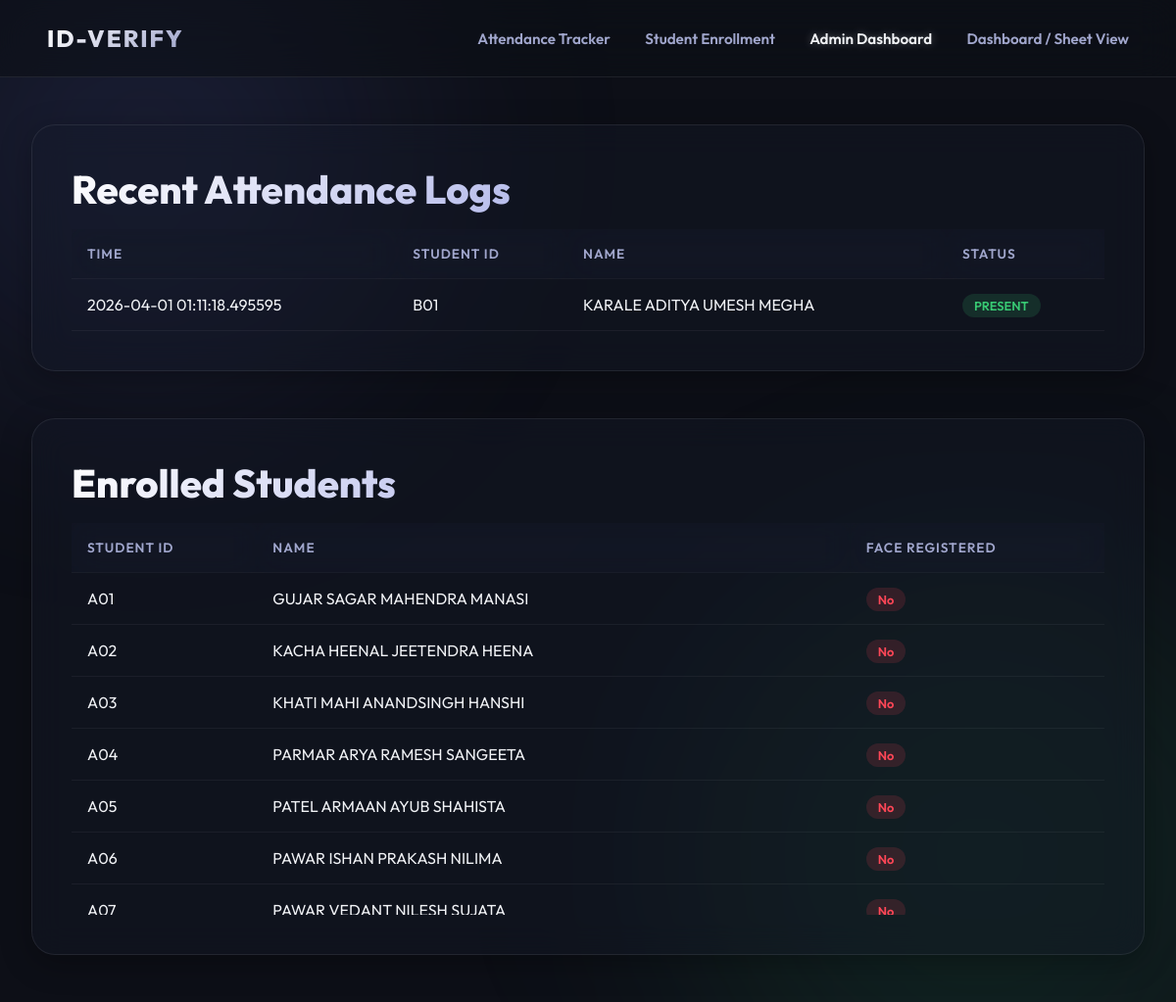
/admin, run on an earlier commit of the app's database.
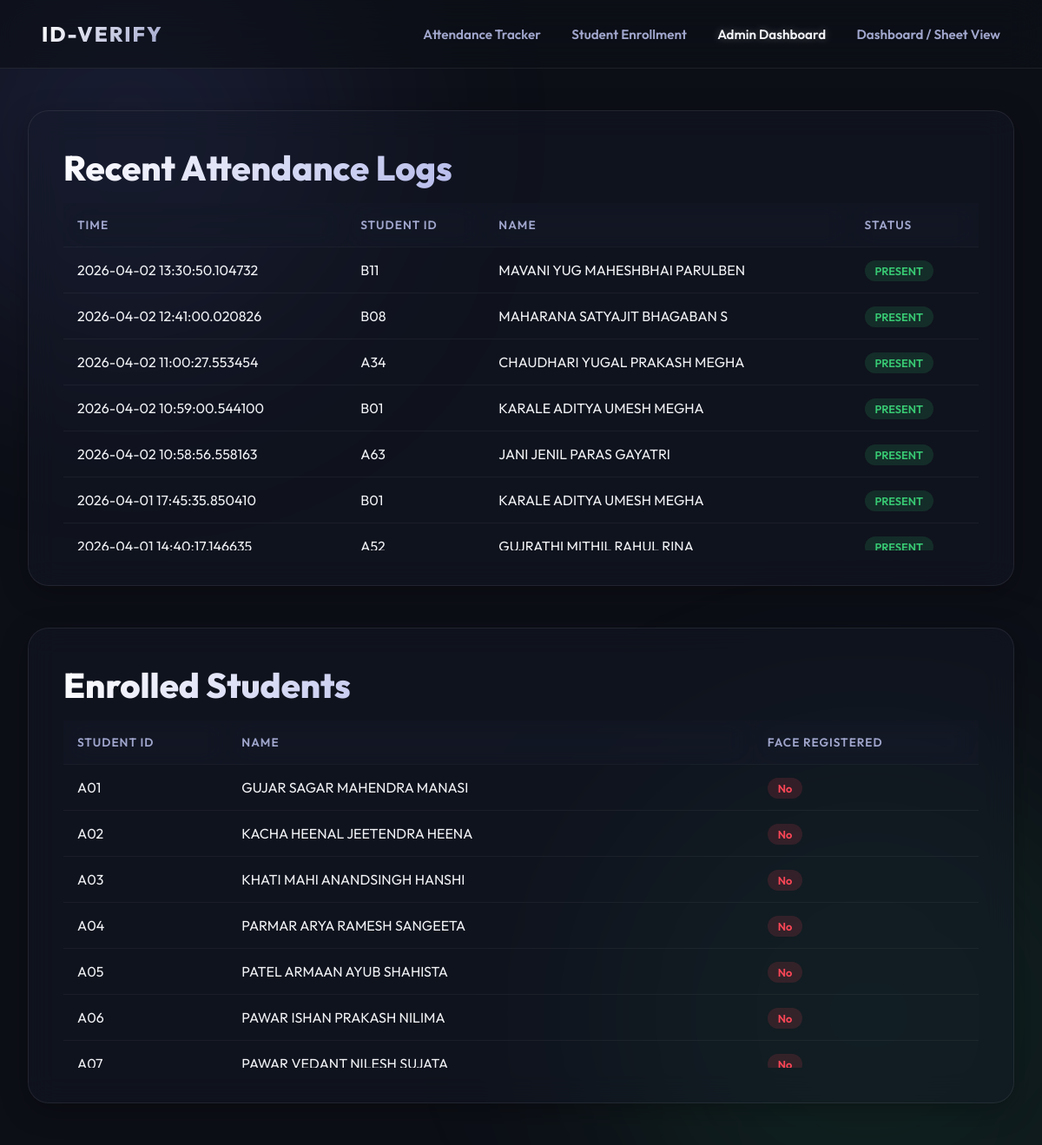
And on a later commit of the database.
### tables this page shows
CREATE TABLE attendance_logs (
        id INTEGER PRIMARY KEY AUTOINCREMENT,
        student_id TEXT NOT NULL,
        timestamp DATETIME DEFAULT CURRENT_TIMESTAMP,
        status TEXT DEFAULT 'PRESENT',
        FOREIGN KEY(student_id) REFERENCES students(student_id)
    );

CREATE TABLE students (
        id INTEGER PRIMARY KEY AUTOINCREMENT,
        student_id TEXT UNIQUE NOT NULL,
        name TEXT NOT NULL,
        encoding BLOB,
        created_at TIMESTAMP DEFAULT CURRENT_TIMESTAMP
    );

### app.py (the view)
@app.route('/admin')
def admin():
    conn = get_db_connection()
    c = conn.cursor()
    c.execute("""
        SELECT student_id, name,
               CASE WHEN encoding IS NOT NULL THEN 1 ELSE 0 END as is_registered
        FROM students
        ORDER BY student_id
    """)
    students = c.fetchall()
    c.execute("""
        SELECT a.timestamp, s.student_id, s.name, a.status
        FROM attendance_logs a
        JOIN students s ON a.student_id = s.student_id
        ORDER BY a.timestamp DESC
        LIMIT 200
    """)
    logs = c.fetchall()
    conn.close()
    return render_template('admin.html', students=students, logs=logs)

### app.py (called while the page is built)
def get_db_connection():
    conn = sqlite3.connect('attendance.db')
    conn.row_factory = sqlite3.Row
    return conn

### templates/admin.html
{% extends "base.html" %}
{% block content %}
<div class="admin-container">
    <div class="glass-panel">
        <h2 class="gradient-text">Recent Attendance Logs</h2>
        <div class="table-container">
            <table>
                <thead>
                    <tr>
                        <th>Time</th>
                        <th>Student ID</th>
                        <th>Name</th>
                        <th>Status</th>
                    </tr>
                </thead>
                <tbody>
                    {% for log in logs %}
                    <tr>
                        <td>{{ log.timestamp }}</td>
                        <td>{{ log.student_id }}</td>
                        <td>{{ log.name }}</td>
                        <td><span class="status-pill pill-success">{{ log.status }}</span></td>
                    </tr>
                    {% else %}
                    <tr>
                        <td colspan="4" style="text-align:center; color: var(--text-secondary);">No attendance logs
                            found.</td>
                    </tr>
                    {% endfor %}
                </tbody>
            </table>
        </div>
    </div>
    <div class="glass-panel">
        <h2 class="gradient-text">Enrolled Students</h2>
        <div class="table-container">
            <table>
                <thead>
                    <tr>
                        <th>Student ID</th>
                        <th>Name</th>
                        <th>Face Registered</th>
                    </tr>
                </thead>
                <tbody>
                    {% for student in students %}
                    <tr>
                        <td>{{ student.student_id }}</td>
                        <td>{{ student.name }}</td>
                        <td>
                            {% if student.is_registered %}
                            <span class="status-pill pill-success">Yes</span>
                            {% else %}
                            <span class="status-pill pill-danger">No</span>
                            {% endif %}
                        </td>
                    </tr>
                    {% endfor %}
                </tbody>
            </table>
        </div>
    </div>
</div>
{% endblock %}

What changed in the data, as far as the page shows it:
no longer on this page (row unchanged): attendance_logs: timestamp "2026-04-01 01:11:18.495595", student_id "B01", name "KARALE ADITYA UMESH MEGHA", status "PRESENT"
added attendance_logs: timestamp "2026-04-02 13:30:50.104732", student_id "B11", name "MAVANI YUG MAHESHBHAI PARULBEN", status "PRESENT"
added attendance_logs: timestamp "2026-04-02 12:41:00.020826", student_id "B08", name "MAHARANA SATYAJIT BHAGABAN S", status "PRESENT"
added attendance_logs: timestamp "2026-04-02 11:00:27.553454", student_id "A34", name "CHAUDHARI YUGAL PRAKASH MEGHA", status "PRESENT"
added attendance_logs: timestamp "2026-04-02 10:59:00.544100", student_id "B01", name "KARALE ADITYA UMESH MEGHA", status "PRESENT"
added attendance_logs: timestamp "2026-04-02 10:58:56.558163", student_id "A63", name "JANI JENIL PARAS GAYATRI", status "PRESENT"
added attendance_logs: timestamp "2026-04-01 17:45:35.850410", student_id "B01", name "KARALE ADITYA UMESH MEGHA", status "PRESENT"
added attendance_logs: timestamp "2026-04-01 14:40:17.146635", student_id "A52", name "GUJRATHI MITHIL RAHUL RINA", status "PRESENT"
